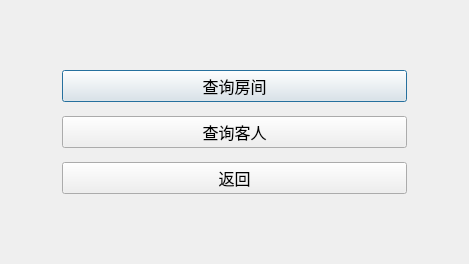
<?xml version="1.0" encoding="UTF-8"?>
<ui version="4.0">
 <class>SearchDialog</class>
 <widget class="QDialog" name="SearchDialog">
  <property name="geometry">
   <rect>
    <x>0</x>
    <y>0</y>
    <width>469</width>
    <height>264</height>
   </rect>
  </property>
  <property name="minimumSize">
   <size>
    <width>469</width>
    <height>264</height>
   </size>
  </property>
  <property name="windowTitle">
   <string>SearchDialog</string>
  </property>
  <layout class="QGridLayout" name="gridLayout">
   <item row="0" column="1">
    <spacer name="upSpacer">
     <property name="orientation">
      <enum>Qt::Vertical</enum>
     </property>
     <property name="sizeType">
      <enum>QSizePolicy::Fixed</enum>
     </property>
     <property name="sizeHint" stdset="0">
      <size>
       <width>20</width>
       <height>40</height>
      </size>
     </property>
    </spacer>
   </item>
   <item row="1" column="0">
    <spacer name="leftSpacer">
     <property name="orientation">
      <enum>Qt::Horizontal</enum>
     </property>
     <property name="sizeType">
      <enum>QSizePolicy::Fixed</enum>
     </property>
     <property name="sizeHint" stdset="0">
      <size>
       <width>40</width>
       <height>20</height>
      </size>
     </property>
    </spacer>
   </item>
   <item row="1" column="1">
    <widget class="QWidget" name="centralWidget" native="true">
     <layout class="QVBoxLayout" name="verticalLayout">
      <item>
       <widget class="QPushButton" name="roomButton">
        <property name="font">
         <font>
          <family>宋体</family>
          <pointsize>12</pointsize>
         </font>
        </property>
        <property name="text">
         <string>查询房间</string>
        </property>
       </widget>
      </item>
      <item>
       <widget class="QPushButton" name="customerButton">
        <property name="font">
         <font>
          <family>宋体</family>
          <pointsize>12</pointsize>
         </font>
        </property>
        <property name="text">
         <string>查询客人</string>
        </property>
       </widget>
      </item>
      <item>
       <widget class="QPushButton" name="returnButton">
        <property name="font">
         <font>
          <family>宋体</family>
          <pointsize>12</pointsize>
         </font>
        </property>
        <property name="text">
         <string>返回</string>
        </property>
       </widget>
      </item>
     </layout>
    </widget>
   </item>
   <item row="1" column="2">
    <spacer name="rightSpacer">
     <property name="orientation">
      <enum>Qt::Horizontal</enum>
     </property>
     <property name="sizeType">
      <enum>QSizePolicy::Fixed</enum>
     </property>
     <property name="sizeHint" stdset="0">
      <size>
       <width>40</width>
       <height>20</height>
      </size>
     </property>
    </spacer>
   </item>
   <item row="2" column="1">
    <spacer name="downSpacer">
     <property name="orientation">
      <enum>Qt::Vertical</enum>
     </property>
     <property name="sizeType">
      <enum>QSizePolicy::Fixed</enum>
     </property>
     <property name="sizeHint" stdset="0">
      <size>
       <width>20</width>
       <height>40</height>
      </size>
     </property>
    </spacer>
   </item>
  </layout>
 </widget>
 <layoutdefault spacing="6" margin="11"/>
 <resources/>
 <connections/>
</ui>
